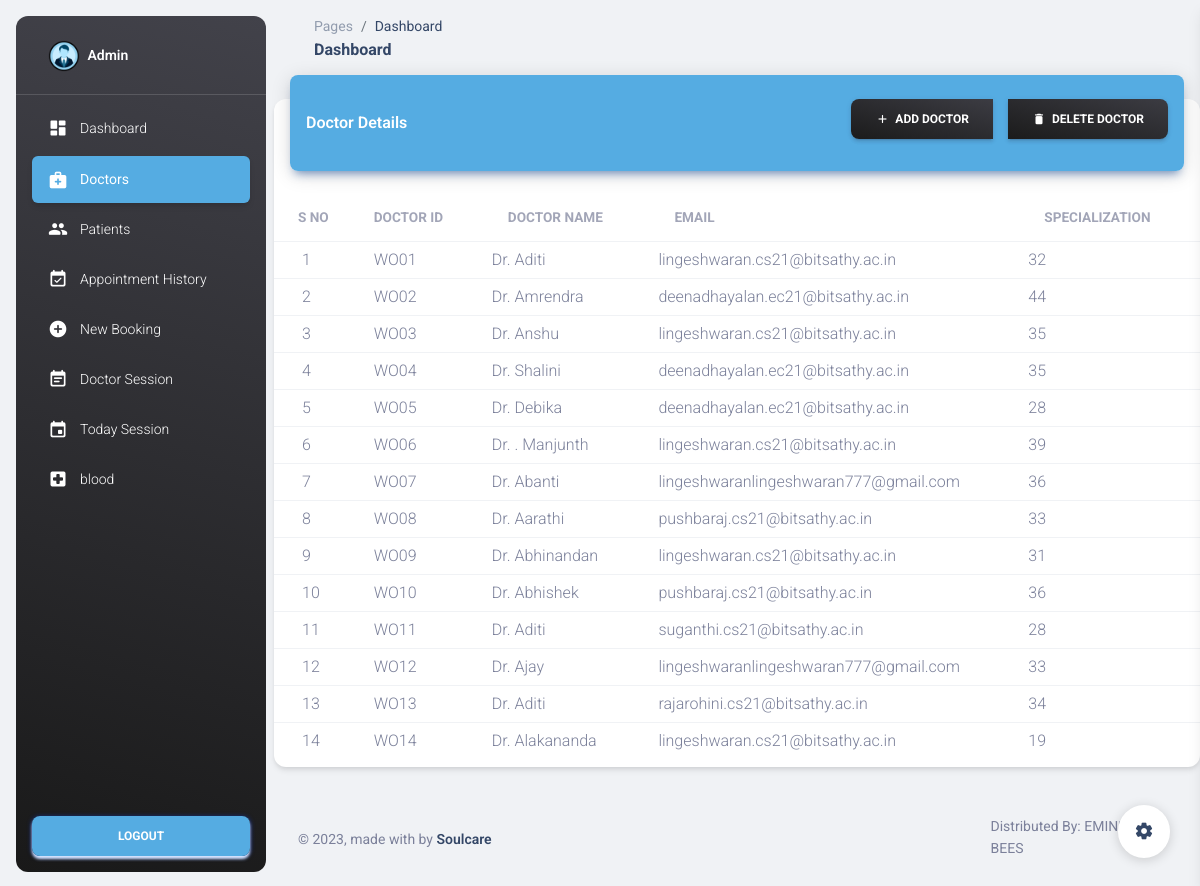
The page /doctor (signed in) on the database its author committed.
### tables this page shows
CREATE TABLE doctors (
        docter_id INTEGER PRIMARY KEY AUTOINCREMENT,
        filename TEXT NOT NULL,
        username TEXT NOT NULL,
        password TEXT NOT NULL,
        first_name TEXT NOT NULL,
        last_name TEXT NOT NULL,
        birthdate DATE NOT NULL,
        age INTEGER NOT NULL ,
        gender TEXT NOT NULL,
        blood TEXT NOT NULL,
        specialization TEXT NOT NULL, 
        email TEXT NOT NULL,
        mobile TEXT NOT NULL
    );

### app.py (the view)
@app.route('/doctor')
def doctor():
    if 'username' in session:
        username = session['username']
        with sql.connect("appointment.db") as conn:
            cur = conn.cursor()
            cur.execute("SELECT username, first_name, email, age, gender, specialization, mobile FROM doctors")
            doctor_details = cur.fetchall()
            print(doctor_details)  # Add this line to debug
        return render_template('doctor.html', username=username, doctor_details=doctor_details)
    else:
        return redirect(url_for('login'))

### templates/doctor.html (shortened to what this page needs)
<!DOCTYPE html>
<html lang="en">
<head>
  <link href="../static/assets/css/nucleo-icons.css" rel="stylesheet" />
  <link href="../static/assets/css/nucleo-svg.css" rel="stylesheet" />
  <link id="pagestyle" href="../static/assets/css/material-dashboard.css" rel="stylesheet" />
</head>
<body class="g-sidenav-show  bg-gray-200">
  <aside class="sidenav navbar navbar-vertical navbar-expand-xs border-0 border-radius-xl my-3 fixed-start ms-3   bg-gradient-dark" id="sidenav-main">
    <div class="sidenav-header">
      <a class="navbar-brand m-0" href=" https://demos.creative-tim.com/material-dashboard/pages/dashboard " target="_blank">
        <img src="../static/user.png" class="navbar-brand-img h-100" alt="main_logo">
        <span class="ms-1 font-weight-bold text-white">Admin</span>
      </a>
    </div>
    <hr class="horizontal light mt-0 mb-2">
    <div class="" id="sidenav-collapse-main">
      <ul class="navbar-nav">
        <li class="nav-item">
          <a class="nav-link text-white " href="admin_dashboard">
            <div class="text-white text-center me-2 d-flex align-items-center justify-content-center">
              <i class="material-icons opacity-10">dashboard</i>
            </div>
            <span class="nav-link-text ms-1">Dashboard</span>
          </a>
        </li>
        <li class="nav-item">
          <a class="nav-link text-white active bg-gradient-primary " href="doctor">
            <div class="text-white text-center me-2 d-flex align-items-center justify-content-center">
              <i class="material-icons opacity-10">medical_services</i>
            </div>
            <span class="nav-link-text ms-1">Doctors</span>
          </a>
        </li>
        <li class="nav-item">
          <a class="nav-link text-white " href="patient">
            <div class="text-white text-center me-2 d-flex align-items-center justify-content-center">
              <i class="material-icons opacity-10">people</i>
            </div>
            <span class="nav-link-text ms-1">Patients</span>
          </a>
        </li>
        <li class="nav-item">
          <a class="nav-link text-white " href="appointment">
            <div class="text-white text-center me-2 d-flex align-items-center justify-content-center">
              <i class="material-icons opacity-10">event_available</i>
            </div>
            <span class="nav-link-text ms-1">Appointment History</span>
          </a>
        </li>
        <li class="nav-item">
          <a class="nav-link text-white " href="new_booking">
            <div class="text-white text-center me-2 d-flex align-items-center justify-content-center">
              <i class="material-icons opacity-10">add_circle</i>
            </div>
            <span class="nav-link-text ms-1">New Booking</span>
          </a>
        </li>
        <li class="nav-item">
          <a class="nav-link text-white " href="sessions">
            <div class="text-white text-center me-2 d-flex align-items-center justify-content-center">
              <i class="material-icons opacity-10">event_note</i>
            </div>
            <span class="nav-link-text ms-1">Doctor Session</span>
          </a>
        </li>
        <li class="nav-item">
          <a class="nav-link text-white " href="today_sessions">
            <div class="text-white text-center me-2 d-flex align-items-center justify-content-center">
              <i class="material-icons opacity-10">event</i>
            </div>
            <span class="nav-link-text ms-1">Today Session</span>
          </a>
        </li>
        <li class="nav-item">
          <a class="nav-link text-white " href="admin_blood_status">
            <div class="text-white text-center me-2 d-flex align-items-center justify-content-center">
              <i class="material-icons opacity-10">local_hospital</i>
            </div>
            <span class="nav-link-text ms-1">blood</span>
          </a>
        </li>
      </ul>
    </div>
    <div class="sidenav-footer position-absolute w-100 bottom-0 ">
      <div class="mx-3">
        <a class="btn bg-gradient-primary mt-4 w-100" href="logout" type="button">logout</a>
      </div>
    </div>
  </aside>
  <main class="main-content position-relative max-height-vh-100 h-100 border-radius-lg ">
    <nav class="navbar navbar-main navbar-expand-lg px-0 mx-4 shadow-none border-radius-xl" id="navbarBlur" navbar-scroll="true">
      <div class="container-fluid py-1 px-3">
        <nav aria-label="breadcrumb">
          <ol class="breadcrumb bg-transparent mb-0 pb-0 pt-1 px-0 me-sm-6 me-5">
            <li class="breadcrumb-item text-sm"><a class="opacity-5 text-dark" href="javascript:;">Pages</a></li>
            <li class="breadcrumb-item text-sm text-dark active" aria-current="page">Dashboard</li>
          </ol>
          <h6 class="font-weight-bolder mb-0">Dashboard</h6>
        </nav>
        </div>
    </nav>
      <div class="row">
        <div class="col-12">
          <div class="card my-4">
            <div class="card-header p-0 position-relative mt-n4 mx-3 z-index-2">
                <div class="bg-gradient-primary shadow-primary border-radius-lg pt-4 pb-3">
                    <div class="d-flex justify-content-between align-items-center px-3">
                        <h6 class="text-white text-capitalize">Doctor Details</h6>
                        <div class="btn-group" role="group">
                            <a class="btn bg-gradient-dark" href="doctor_register"><i class="material-icons text-sm">add</i>&nbsp;&nbsp;Add Doctor</a>
                            <a class="btn bg-gradient-dark" href="delete_doctor"><i class="material-icons text-sm">delete</i>&nbsp;&nbsp;Delete Doctor</a>
                        </div>
                    </div>
                </div>
            </div>
            <div class="card-body px-0 pb-2">
              <div class="table-responsive p-0">
                <table class="table align-items-center mb-0">
                  <thead>
                    <tr>
                      <th class=" text-uppercase text-secondary text-xxs font-weight-bolder opacity-7">S No</th>
                      <th class=" text-uppercase text-secondary text-xxs font-weight-bolder opacity-7 ps-2">Doctor ID</th>
                      <th class="text-uppercase text-secondary text-xxs font-weight-bolder opacity-7">Doctor Name</th>
                      <th class="text-uppercase text-secondary text-xxs font-weight-bolder opacity-7">Email</th>
                      <th class="text-uppercase text-secondary text-xxs font-weight-bolder opacity-7">Specialization</th>
                    </tr>
                  </thead>
                  <tbody>
                    {% for row in doctor_details %}
                    <tr>
                      <td class="align-middle ">
                        <p class="text-xs text-secondary mb-0" style="margin-left: 20px;">{{ loop.index }}</p>
                      </td>
                      <td class="align-middle ">
                        <p class="text-xs text-secondary mb-0">{{ row[0] }}</p>
                      </td>
                      <td class="align-middle ">
                        <p class="text-xs text-secondary mb-0">{{ row[1] }}</p>
                      </td>
                      <td class="align-middle ">
                        <p class="text-xs text-secondary mb-0">{{ row[2] }}</p>
                      </td>
                      <td class="align-middle">
                        <p class="text-xs text-secondary mb-0">{{ row[3] }}</p>
                      </td>
                    </tr>
                    {% endfor %}
                  </tbody>
                </table>
              </div>
            </div>
          </div>
        </div>
      </div>
<footer class="footer py-4  ">
        <div class="container-fluid">
          <div class="row align-items-center justify-content-lg-between">
            <div class="col-lg-4 mb-lg-0 mb-4">
              <div class="copyright text-center text-sm text-muted text-lg-start">
                © ,
                made with  by
                <a href="https://www.creative-tim.com" class="font-weight-bold" target="_blank">Soulcare </a>
              </div>
            </div>
            <div class="col-lg-3">
              <ul class="nav nav-footer justify-content-center justify-content-lg-end">
              <li class="nav-item">
                <a href="https://www.creative-tim.com" class="nav-link text-muted" target="_blank">Distributed By: EMINENT BEES</a>
              </li>
            </ul>
            </div>
          </div>
        </div>
      </footer>
  </main>
  <div class="fixed-plugin">
    <a class="fixed-plugin-button text-dark position-fixed px-3 py-2">
      <i class="material-icons py-2">settings</i>
    </a>
  </div>
</body>
</html>

### rows shown on the page
doctors: username "WO01", first_name "Dr. Aditi", email "lingeshwaran.cs21@bitsathy.ac.in", age "32"
doctors: username "WO02", first_name "Dr. Amrendra", email "deenadhayalan.ec21@bitsathy.ac.in", age "44"
doctors: username "WO03", first_name "Dr. Anshu", email "lingeshwaran.cs21@bitsathy.ac.in", age "35"
doctors: username "WO04", first_name "Dr. Shalini", email "deenadhayalan.ec21@bitsathy.ac.in", age "35"
doctors: username "WO05", first_name "Dr. Debika", email "deenadhayalan.ec21@bitsathy.ac.in", age "28"
doctors: username "WO06", first_name "Dr. . Manjunth", email "lingeshwaran.cs21@bitsathy.ac.in", age "39"
doctors: username "WO07", first_name "Dr. Abanti", email "lingeshwaranlingeshwaran777@gmail.com", age "36"
doctors: username "WO08", first_name "Dr. Aarathi", email "pushbaraj.cs21@bitsathy.ac.in", age "33"
doctors: username "WO09", first_name "Dr. Abhinandan", email "lingeshwaran.cs21@bitsathy.ac.in", age "31"
doctors: username "WO10", first_name "Dr. Abhishek", email "pushbaraj.cs21@bitsathy.ac.in", age "36"
doctors: username "WO11", first_name "Dr. Aditi", email "suganthi.cs21@bitsathy.ac.in", age "28"
doctors: username "WO12", first_name "Dr. Ajay", email "lingeshwaranlingeshwaran777@gmail.com", age "33"
doctors: username "WO13", first_name "Dr. Aditi", email "rajarohini.cs21@bitsathy.ac.in", age "34"
doctors: username "WO14", first_name "Dr. Alakananda", email "lingeshwaran.cs21@bitsathy.ac.in", age "19"
